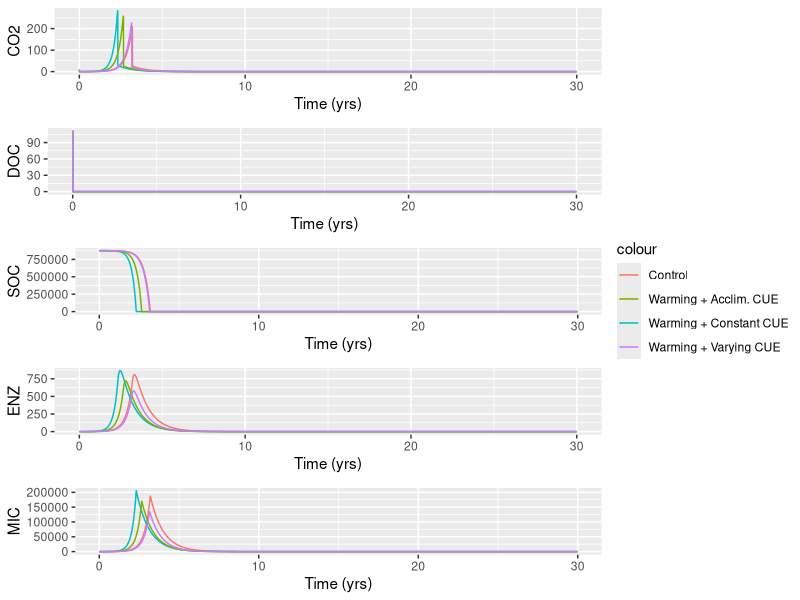

Here is the R script that generated this plot:
## ---- chunk 1
knitr::opts_chunk $set(echo = TRUE)
## ---- chunk 2
enzyme_catalysis_model <- function(t, state, params){
  #unpack states
  SOC <- state[1]
  DOC <- state[2]
  ENZ <- state[3]
  MIC <- state[4]
  
  #unpack parameters
    # Parameters relevant to dSOC/dt:
    SOCin <- params[1] # input of SOC
    rDeath <- params[2] # rate of Death
    MIC2SOC <- params[3] #Proportion death of MIC to SOC
    Ea_decomp <- params[4] #Velocity of decomposition
    Km_slope_decomp <- params[5] 
    temp <- params[6]
    Km0_decomp <- params[7]
    
    # Parameters relevant to dMIC/dt:
    Ea_uptake <- params[8]
    Km_slope_uptake <- params[9]
    Km0_uptake <- params[10]
    #rDeath pre defined
    r_EnzProd <- params[11]
    
    #Parameters relevant to dDOC/dt:
    DOCin <- params[12]
    #rDeath, MICtoSOC, Decomp predefined
    r_EnzLoss <- params[13]
    
    
    #CUE parameters:
    CUE_slope <- params[14]
    CUE0 <- params[15]
    Vmax_uptake0 <- params[16]
    Vmax_decomp0 <- params[17]
    gasConst <- params[18]
    
    
  #Calculate intermediate parameters:
    Vmax_decomp <- Vmax_decomp0 * exp(-Ea_decomp/(gasConst*(temp +273)))
    print(Vmax_decomp)
    Vmax_uptake <- Vmax_uptake0 * exp(-Ea_uptake/(gasConst*(temp + 273)))
    Km_decomp <- Km_slope_decomp * temp + Km0_decomp
    Km_uptake <- Km_slope_uptake * temp + Km0_uptake
    CUE <- CUE_slope * temp + CUE0
    Death <- rDeath * MIC
    Assim <- Vmax_uptake * MIC * (DOC/(Km_uptake + DOC))
    EProd <- r_EnzProd * MIC
    Decomp <- Vmax_decomp * ENZ * (SOC/(Km_decomp + SOC))
    ELoss <- r_EnzLoss * ENZ
    
    CO2 <- Assim * (1-CUE)
   
   
    
  #Diffeqs:
  dMIC <- Assim * CUE - Death - EProd
  
  dSOC <- SOCin + (Death*MIC2SOC) - Decomp
  
  dDOC <- DOCin + (Death*(1-MIC2SOC)) + Decomp + ELoss - Assim
  
  dENZ <- EProd - ELoss
  
  
  return(list(c(dSOC = dSOC,
                dDOC = dDOC,
                dENZ = dENZ,
                dMIC = dMIC),
              c(CO2 = CO2)))
}


## ---- chunk 3
  params <- c(
    .0005, #Input SOC
    .0002, #Rate of Death
    .5, #MIC2SOC
    47, #Ea-decomp
    5, #Km Slope decomp
    20, #temp
    500, #Km0
    47, #Ea Uptake
    .01, #kmslope uptake
    .1, #km0 uptake
    .000005, #Rate of enzyme production
    .0005, #DOC input
    .001, #Rate of enzyme loss
    -.016, # CUE Slope
    .63, #CUE 0
    100000000, #Vmax uptake
    100000000, #Vmax Decomp
    .008314 #Gas constant
)
  
## ---- chunk 4
yini_spinup <- c(
  SOC = 100, #100
  DOC = .5, #.5
  ENZ = .01, #.01
  MIC = .5 #.5
)
## ---- chunk 5
library(deSolve)

simulation_time <- 876000
times <- seq(1, simulation_time, by = 24)
output <- ode(y = yini_spinup, times = times, func = enzyme_catalysis_model, parms = params, method = "lsoda")
yini_calculated <- tail(output, 1)
yini <- c(SOC = yini_calculated[1], DOC = yini_calculated[2], ENZ = yini_calculated[3], MIC = yini_calculated[4])
## ---- chunk 6
simulation_time <- 262800
times <- seq(1, simulation_time, by = 24)
control <- ode(y = yini, times = times, func = enzyme_catalysis_model, parms = params, method = "lsoda")
control <- as.data.frame(control)
## ---- chunk 7
params[6] = 25
params[15] = .31
params[14] = 0

warming <- ode(y = yini, times = times, func = enzyme_catalysis_model, parms = params, method = "lsoda")
warming <- as.data.frame(warming)
## ---- chunk 8
params[6] = 25
params[15] = .63
params[14] = -.016

warming_VCUE <- ode(y = yini, times = times, func = enzyme_catalysis_model, parms = params, method = "lsoda")
warming_VCUE <- as.data.frame(warming_VCUE)
## ---- chunk 9
params[6] = 25
params[15] = .27
params[14] = 0

warming_ACUE <- ode(y = yini, times = times, func = enzyme_catalysis_model, parms = params, method = "lsoda")
warming_ACUE <- as.data.frame(warming_ACUE)
## ---- chunk 10
library(ggplot2)
library("ggpubr")
control$time <- control$time/8760
CO2_p <- ggplot() + 
geom_line(mapping= aes(x= (control$time),y=control$CO2.MIC, color = "Control")) +
geom_line(mapping= aes(x= (control$time),y=warming$CO2.MIC, color = "Warming + Constant CUE")) +
geom_line(mapping= aes(x=(control$time),y=warming_ACUE$CO2.MIC, color = "Warming + Acclim. CUE")) +
geom_line(mapping= aes(x=(control$time),y=warming_VCUE$CO2.MIC, color = "Warming + Varying CUE")) +
  labs(x = "Time (yrs)", y = "CO2")

DOC_p <- ggplot() + 
geom_line(mapping= aes(x=control$time,y=control$DOC, color = "Control")) +
geom_line(mapping= aes(x=control$time,y=warming$DOC, color = "Warming + Constant CUE")) +
geom_line(mapping= aes(x=control$time,y=warming_ACUE$DOC, color = "Warming + Acclim. CUE")) +
geom_line(mapping= aes(x=control$time,y=warming_VCUE$DOC, color = "Warming + Varying CUE")) +
    labs(x = "Time (yrs)", y = "DOC")

SOC_p <- ggplot() + 
geom_line(mapping= aes(x=control$time,y=control$SOC, color = "Control")) +
geom_line(mapping= aes(x=control$time,y=warming$SOC, color = "Warming + Constant CUE")) +
geom_line(mapping= aes(x=control$time,y=warming_ACUE$SOC, color = "Warming + Acclim. CUE")) +
geom_line(mapping= aes(x=control$time,y=warming_VCUE$SOC, color = "Warming + Varying CUE")) +
    labs(x = "Time (yrs)", y = "SOC")


ENZ_p <- ggplot() + 
geom_line(mapping= aes(x=control$time,y=control$ENZ, color = "Control")) +
geom_line(mapping= aes(x=control$time,y=warming$ENZ, color = "Warming + Constant CUE")) +
geom_line(mapping= aes(x=control$time,y=warming_ACUE$ENZ, color = "Warming + Acclim. CUE")) +
geom_line(mapping= aes(x=control$time,y=warming_VCUE$ENZ, color = "Warming + Varying CUE")) +
    labs(x = "Time (yrs)", y = "ENZ")


MIC_p <- ggplot() + 
geom_line(mapping= aes(x=control$time,y=control$MIC, color = "Control")) +
geom_line(mapping= aes(x=control$time,y=warming$MIC, color = "Warming + Constant CUE")) +
geom_line(mapping= aes(x=control$time,y=warming_ACUE$MIC, color = "Warming + Acclim. CUE")) +
geom_line(mapping= aes(x=control$time,y=warming_VCUE$MIC, color = "Warming + Varying CUE")) +
    labs(x = "Time (yrs)", y = "MIC")


ggarrange(CO2_p, DOC_p, SOC_p, ENZ_p, MIC_p, ncol = 1, common.legend = TRUE, legend = "right")
